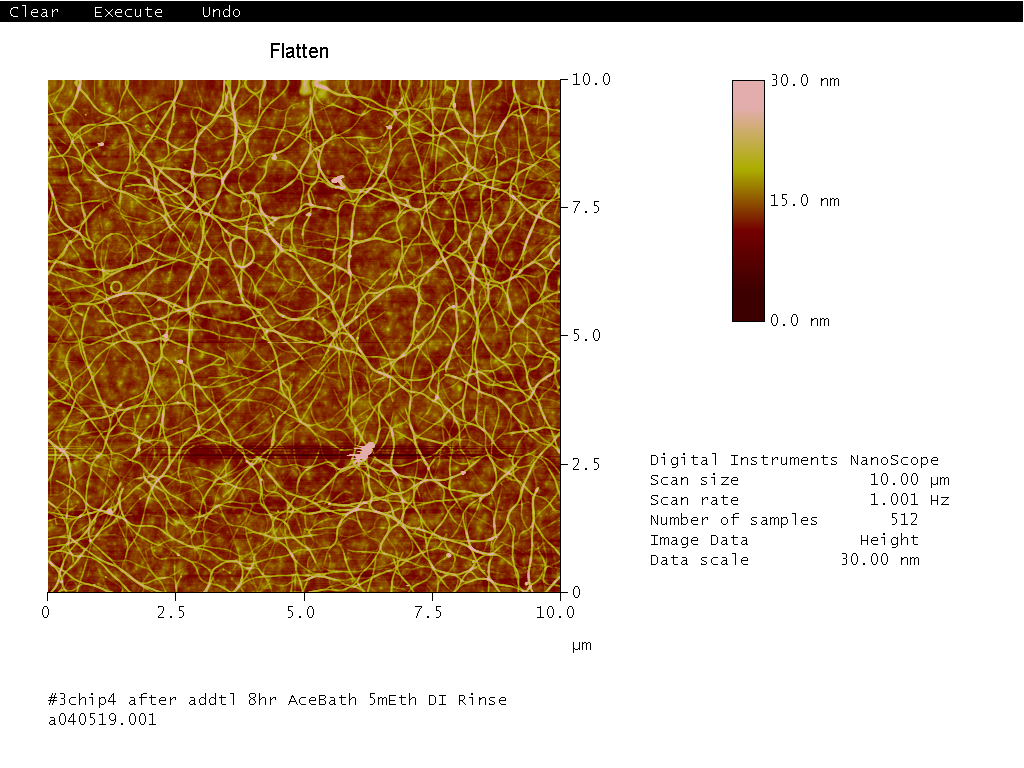
#> input picture examples/image_analyzer_examples/a040519001.tif, 1024 x 768 px
$ python greyscale_compare_quick_test.py
#> lines starting #> are read from the running program, lines starting #| are printed output that depends on the picture
import sys
import os
from os import listdir
from os.path import isfile, join
import cv2
import numpy as np
from matplotlib import pyplot as plt
from matplotlib import axes
import matplotlib.image as mpimg
import math
import cv2
import re
import skimage
import skimage.feature
import skimage.viewer
import imutils
from skimage.measure import label, regionprops
from scipy.ndimage import label
from skimage import measure
import tkinter.filedialog


root = tkinter.Tk()
path = tkinter.filedialog.askdirectory(parent=root, initialdir="/", title='Select Folder')
#> the answer given: ../examples/image_analyzer_examples
root.withdraw()
allfiles = [f for f in listdir(path) if isfile(join(path,f))]
# imgfiles = [f for f in allfiles  in f]
imgfiles = allfiles
for i in range(0, len(imgfiles)):
    filename = imgfiles[i]
    # Load image
    # img = cv2.imread(path+'/'+filename)
    img_original = cv2.imread(path+'/'+filename)
#> img_original is the input picture: shape (768, 1024, 3); mean B, G, R 161.2, 185.1, 207.3
    img_grey = cv2.cvtColor(img_original, cv2.COLOR_BGR2GRAY)
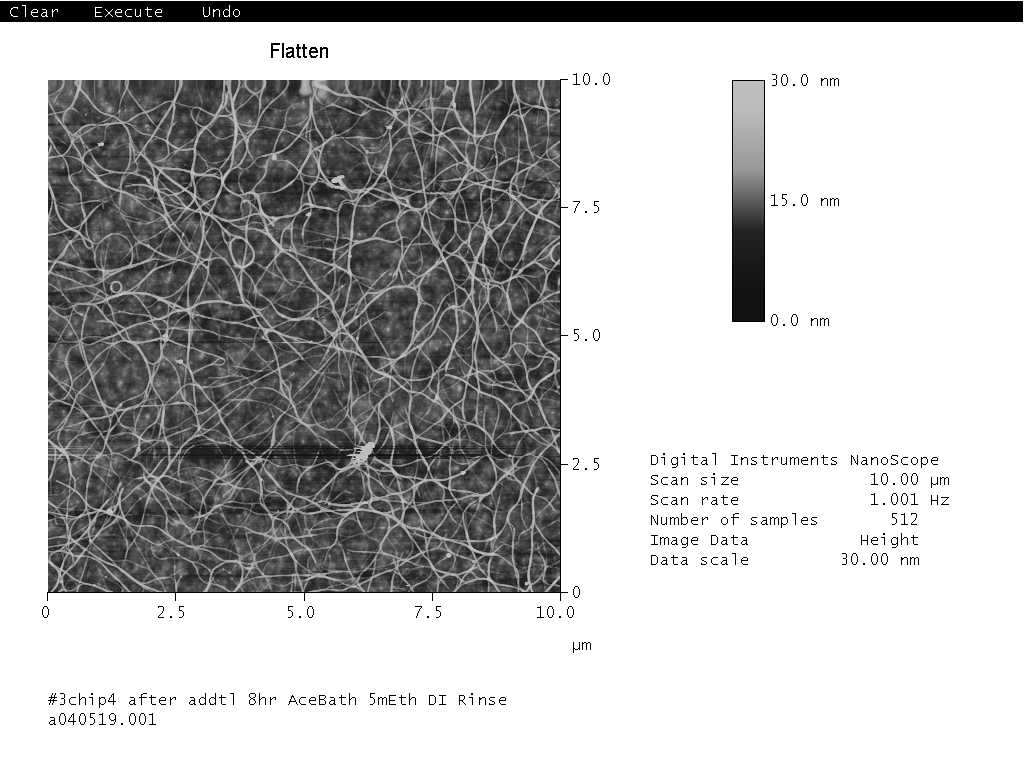
#> img_grey: shape (768, 1024); min 0, max 255, mean 189
    img_original = cv2.cvtColor(img_original, cv2.COLOR_BGR2RGB)
    fig, ax = plt.subplots(1,2, figsize=(15,15), dpi = 500) #, figsize=(15,15)) #figsize 15 15 to save dpi 500
    ax[0].imshow(img_original)
    ax[0].set_axis_off()
    ax[0].set_title('Original')
    ax[1].imshow(img_grey)
    ax[1].set_axis_off()
    ax[1].set_title('Grey')
#> pass 2 of the loop `for i in range(0, len(imgfiles)):`:
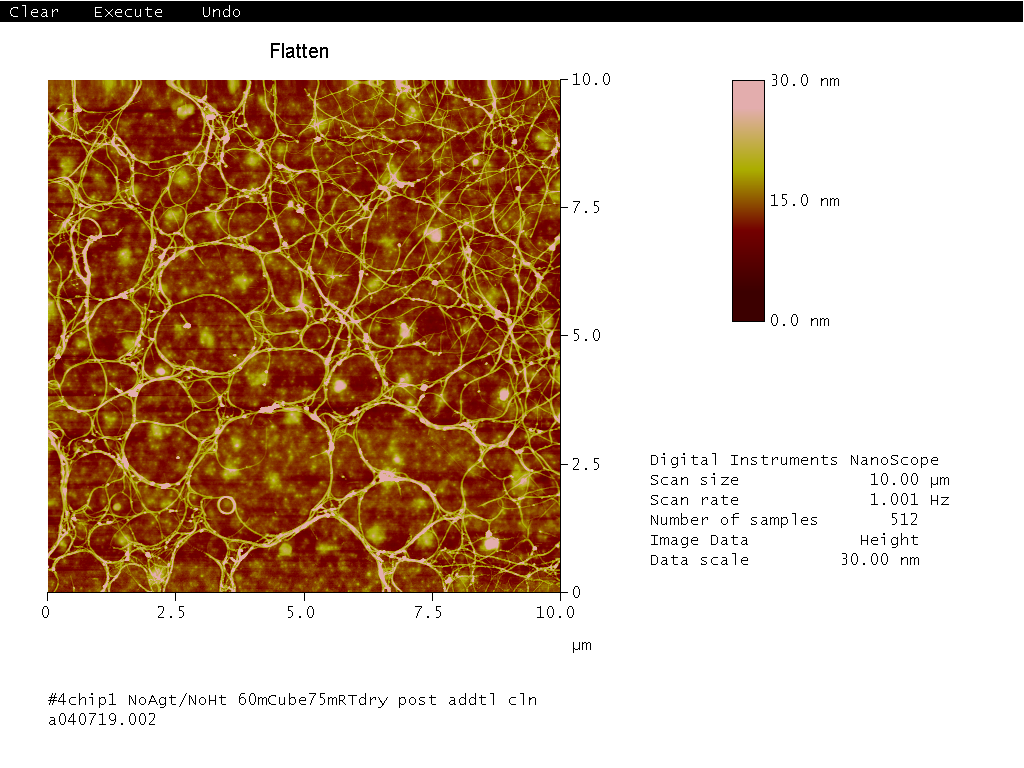
#> input picture examples/image_analyzer_examples/a040709002.tif, 1024 x 768 px
#> img_original is the input picture: shape (768, 1024, 3); mean B, G, R 162.8, 183.1, 207.1
#> `img_grey = cv2.cvtColor(img_original, cv2.COLOR_BGR2GRAY)`:
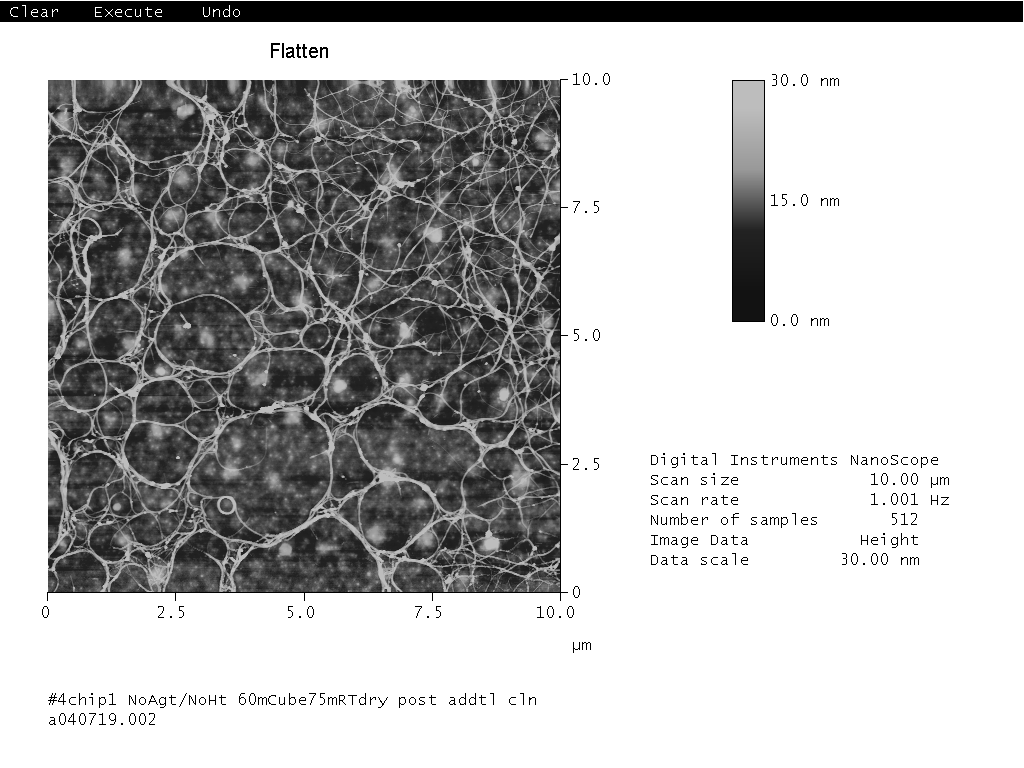
#> img_grey: shape (768, 1024); min 0, max 255, mean 188

plt.show()
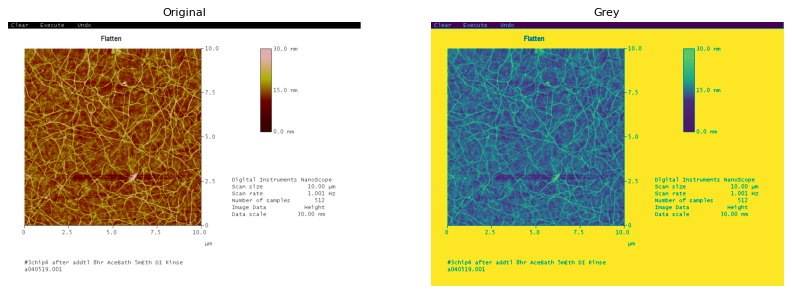
#> figure drawn by matplotlib, 2 panels
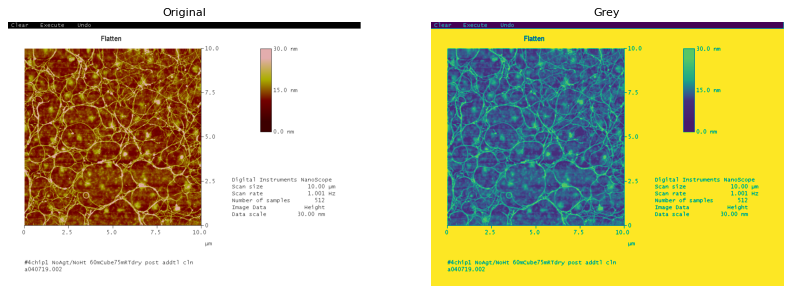
#> figure drawn by matplotlib, 2 panels
